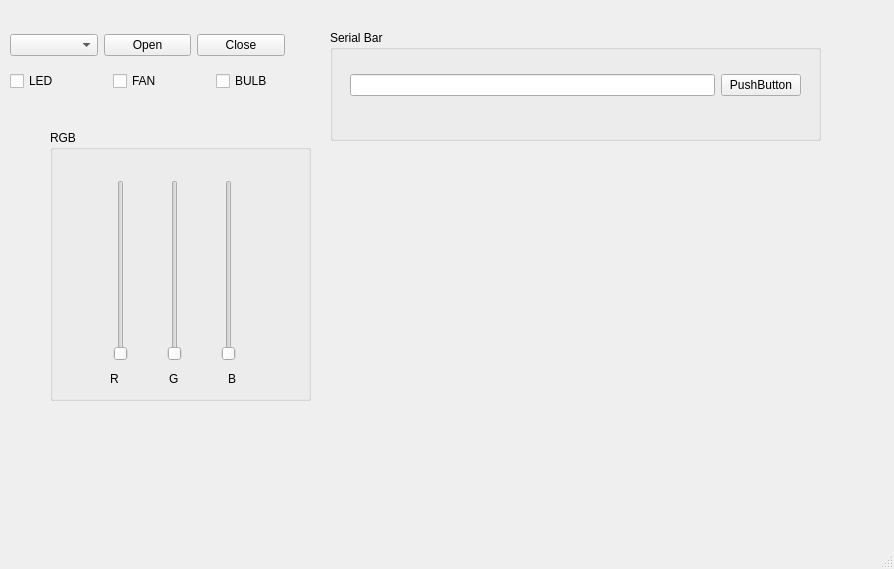
<?xml version="1.0" encoding="UTF-8"?>
<ui version="4.0">
 <class>MainWindow</class>
 <widget class="QMainWindow" name="MainWindow">
  <property name="geometry">
   <rect>
    <x>0</x>
    <y>0</y>
    <width>894</width>
    <height>569</height>
   </rect>
  </property>
  <property name="windowTitle">
   <string>MainWindow</string>
  </property>
  <widget class="QWidget" name="centralwidget">
   <widget class="QWidget" name="layoutWidget">
    <property name="geometry">
     <rect>
      <x>10</x>
      <y>30</y>
      <width>275</width>
      <height>30</height>
     </rect>
    </property>
    <layout class="QHBoxLayout" name="horizontalLayout">
     <item>
      <widget class="QComboBox" name="coml"/>
     </item>
     <item>
      <widget class="QPushButton" name="button_open">
       <property name="text">
        <string>Open</string>
       </property>
      </widget>
     </item>
     <item>
      <widget class="QPushButton" name="button_close">
       <property name="text">
        <string>Close</string>
       </property>
      </widget>
     </item>
    </layout>
   </widget>
   <widget class="QWidget" name="layoutWidget">
    <property name="geometry">
     <rect>
      <x>10</x>
      <y>70</y>
      <width>263</width>
      <height>22</height>
     </rect>
    </property>
    <layout class="QHBoxLayout" name="horizontalLayout_2">
     <item>
      <widget class="QCheckBox" name="check_LED">
       <property name="text">
        <string>LED</string>
       </property>
      </widget>
     </item>
     <item>
      <spacer name="horizontalSpacer_2">
       <property name="orientation">
        <enum>Qt::Horizontal</enum>
       </property>
       <property name="sizeHint" stdset="0">
        <size>
         <width>40</width>
         <height>20</height>
        </size>
       </property>
      </spacer>
     </item>
     <item>
      <widget class="QCheckBox" name="check_FAN">
       <property name="text">
        <string>FAN</string>
       </property>
      </widget>
     </item>
     <item>
      <spacer name="horizontalSpacer">
       <property name="orientation">
        <enum>Qt::Horizontal</enum>
       </property>
       <property name="sizeHint" stdset="0">
        <size>
         <width>40</width>
         <height>20</height>
        </size>
       </property>
      </spacer>
     </item>
     <item>
      <widget class="QCheckBox" name="check_BULB">
       <property name="text">
        <string>BULB</string>
       </property>
      </widget>
     </item>
    </layout>
   </widget>
   <widget class="QGroupBox" name="groupBox">
    <property name="geometry">
     <rect>
      <x>50</x>
      <y>130</y>
      <width>261</width>
      <height>271</height>
     </rect>
    </property>
    <property name="title">
     <string>RGB</string>
    </property>
    <widget class="QWidget" name="layoutWidget">
     <property name="geometry">
      <rect>
       <x>30</x>
       <y>50</y>
       <width>191</width>
       <height>181</height>
      </rect>
     </property>
     <layout class="QHBoxLayout" name="horizontalLayout_4">
      <item>
       <widget class="QSlider" name="RS">
        <property name="maximum">
         <number>255</number>
        </property>
        <property name="orientation">
         <enum>Qt::Vertical</enum>
        </property>
       </widget>
      </item>
      <item>
       <widget class="QSlider" name="GS">
        <property name="maximum">
         <number>255</number>
        </property>
        <property name="orientation">
         <enum>Qt::Vertical</enum>
        </property>
       </widget>
      </item>
      <item>
       <widget class="QSlider" name="BS">
        <property name="maximum">
         <number>255</number>
        </property>
        <property name="orientation">
         <enum>Qt::Vertical</enum>
        </property>
       </widget>
      </item>
     </layout>
    </widget>
    <widget class="QWidget" name="layoutWidget">
     <property name="geometry">
      <rect>
       <x>60</x>
       <y>240</y>
       <width>171</width>
       <height>18</height>
      </rect>
     </property>
     <layout class="QHBoxLayout" name="horizontalLayout_5">
      <item>
       <widget class="QLabel" name="RS_M">
        <property name="text">
         <string>R</string>
        </property>
       </widget>
      </item>
      <item>
       <widget class="QLabel" name="GS_M">
        <property name="text">
         <string>G</string>
        </property>
       </widget>
      </item>
      <item>
       <widget class="QLabel" name="BS_M">
        <property name="text">
         <string>B</string>
        </property>
       </widget>
      </item>
     </layout>
    </widget>
   </widget>
   <widget class="QGroupBox" name="groupBox_2">
    <property name="geometry">
     <rect>
      <x>330</x>
      <y>30</y>
      <width>491</width>
      <height>111</height>
     </rect>
    </property>
    <property name="title">
     <string>Serial Bar</string>
    </property>
    <widget class="QWidget" name="layoutWidget">
     <property name="geometry">
      <rect>
       <x>20</x>
       <y>20</y>
       <width>451</width>
       <height>71</height>
      </rect>
     </property>
     <layout class="QHBoxLayout" name="horizontalLayout_3">
      <item>
       <widget class="QLineEdit" name="textF"/>
      </item>
      <item>
       <widget class="QPushButton" name="sendB">
        <property name="text">
         <string>PushButton</string>
        </property>
       </widget>
      </item>
     </layout>
    </widget>
   </widget>
  </widget>
  <widget class="QMenuBar" name="menubar">
   <property name="geometry">
    <rect>
     <x>0</x>
     <y>0</y>
     <width>894</width>
     <height>26</height>
    </rect>
   </property>
  </widget>
  <widget class="QStatusBar" name="statusbar"/>
 </widget>
 <resources/>
 <connections/>
</ui>
